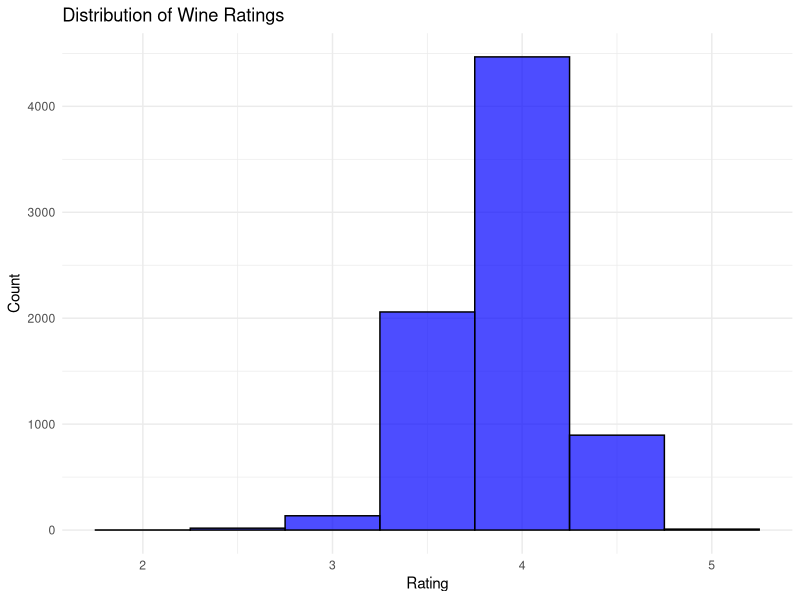
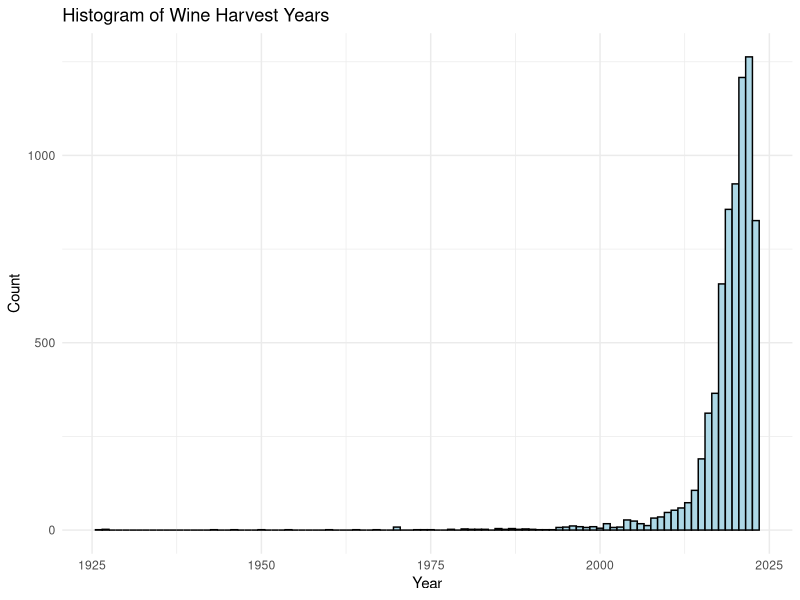
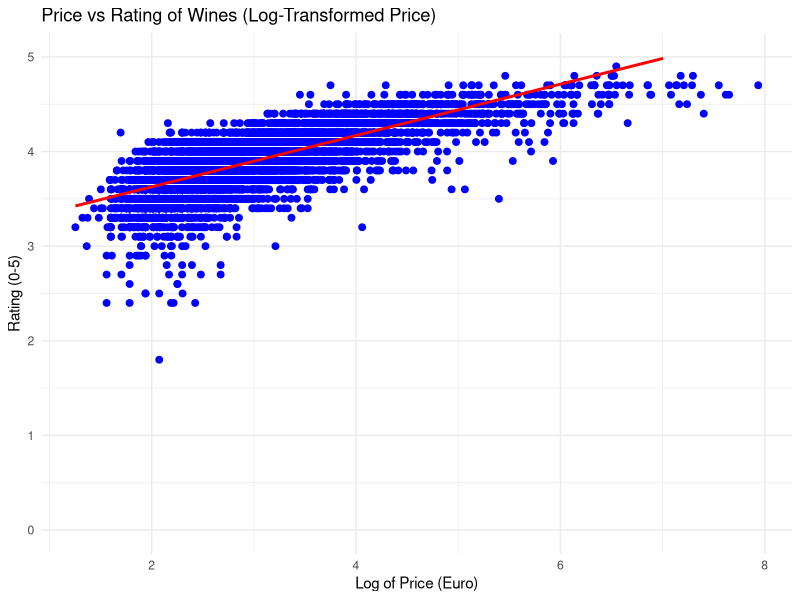

The R script that drew these images, in order:
# Load necessary libraries
library(tidyverse)
library(ggplot2)
library(knitr)
library(kableExtra)

# Load the dataset 
wine_data <- read.csv("Vivino_wine_data.csv")

# Summary statistics
summary_stats <- wine_data %>%
  summarise(
    Mean_Rating = mean(Rating, na.rm = TRUE),
    SD_Rating = sd(Rating, na.rm = TRUE),
    Mean_ReviewCount = mean(ReviewCount, na.rm = TRUE),
    SD_ReviewCount = sd(ReviewCount, na.rm = TRUE),
    Mean_Price = mean(Price, na.rm = TRUE),
    SD_Price = sd(Price, na.rm = TRUE)
  )

# Display summary statistics
summary_stats_table <- kable(summary_stats, digits = 2, caption = "Summary Statistics for Continuous Variables") %>%
  kable_styling(full_width = FALSE)
print(summary_stats_table)

# Frequency distribution for Brand
brand_distribution <- wine_data %>%
  group_by(Brand) %>%
  summarise(Frequency = n()) %>%
  arrange(desc(Frequency))

# Display frequency distribution
brand_table <- kable(brand_distribution, caption = "Frequency Distribution of Wine Brands") %>%
  kable_styling(full_width = FALSE)

print(brand_table)

# Count unique brands
unique_brands_count <- wine_data %>%
  summarise(Unique_Brands = n_distinct(Brand))
print(unique_brands_count)

# Histogram for Rating
ggplot(wine_data, aes(x = Rating)) +
  geom_histogram(binwidth = 0.5, fill = "blue", color = "black", alpha = 0.7) +
  labs(title = "Distribution of Wine Ratings", x = "Rating", y = "Count") +
  theme_minimal()

# Histogram of Year
ggplot(wine_data, aes(x = Year)) +
  geom_histogram(binwidth = 1, fill = 'lightblue', color = 'black') +
  labs(title = "Histogram of Wine Harvest Years", x = "Year", y = "Count") +
  theme_minimal()
min_year <- min(wine_data$Year, na.rm = TRUE)  
max_year <- max(wine_data$Year, na.rm = TRUE)
print(min_year)
print(max_year)

# Create scatter plot with log transformation of Price
ggplot(data = wine_data, aes(x = log(Price), y = Rating)) +
  geom_point(color = "blue", size = 2) + 
  geom_smooth(method = "lm", se = FALSE, color = "red") + 
  labs(title = "Price vs Rating of Wines (Log-Transformed Price)",
       x = "Log of Price (Euro)",
       y = "Rating (0-5)") +
  ylim(0, 5) +  
  theme_minimal()  

# Check for missing information
missing_summary <- wine_data %>%
  summarise(across(everything(), ~ sum(is.na(.)), .names = "missing_{.col}")) %>%
  mutate(across(everything(), ~ . / nrow(wine_data) * 100, .names = "missing_pct_{.col}"))
print(missing_summary)

# Check which entries have missing Year values
missing_years <- wine_data %>%
  filter(is.na(Year))
print(missing_years)
